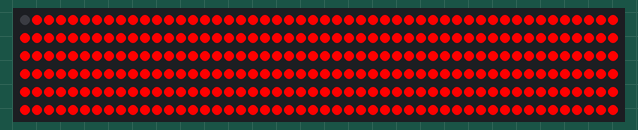
A sketch run on a simulated Arduino Uno, built with avr-gcc and run on an emulated ATmega328P. Parts: 300 RGB LEDs in strip order, left to right, continuing on the next row. Random numbers use the default seed unless the sketch sets one.

Above: at 0.19 s.

The sketch:

sketch_may6a.ino
```cpp
#include <Adafruit_NeoPixel.h>

#define PIN        9
#define NUMPIXELS_PER_STRIP 60
#define NUM_STRIPS 5
#define TOTAL_NUMPIXELS (NUMPIXELS_PER_STRIP * NUM_STRIPS)

Adafruit_NeoPixel strip(TOTAL_NUMPIXELS, PIN, NEO_GRB + NEO_KHZ800);

int g[NUM_STRIPS] = {0}; // Variables for each strip
int y[NUM_STRIPS] = {0}; // Target values for each strip
int x[NUM_STRIPS] = {0}; // Random decrement for each strip
int z[NUM_STRIPS] = {0}; // Random increment for each strip
bool red[NUM_STRIPS] = {false}; // Red state for each strip
unsigned long temp[NUM_STRIPS] = {0}; // Temporal variables for each strip

unsigned long previousMillis[NUM_STRIPS] = {0}; // Store previous millis for each strip
unsigned long interval[NUM_STRIPS] = {0}; // Interval for each strip

void setup() {
  strip.begin();
  strip.show();
}

void loop() {
  unsigned long currentMillis = millis();

  for (int i = 0; i < NUM_STRIPS; i++) {
    // Code for each strip
    if (g[i] < 2 && !red[i]) {
      strip.fill(strip.Color(255, 0, 0), i * NUMPIXELS_PER_STRIP + 1,(i+1) * NUMPIXELS_PER_STRIP);
      strip.show();
      temp[i] = currentMillis;
      red[i] = true;
    }

    if (currentMillis - temp[i] > interval[i] && g[i] > y[i] - 2 && g[i] < y[i] + 2) {
      int r = random(2);
      if (r == 0) {
        y[i] = random(91);
        z[i] = random(1, 4);
        x[i] = random(1, 4);
      } else {
        y[i] = 0;
        z[i] = random(1, 4);
        x[i] = random(1, 4);
        red[i] = false;
      }
      interval[i] = random(2000);
      previousMillis[i] = currentMillis;
    } else if (g[i] < y[i]) {
      g[i] += z[i];
      g[i] = constrain(g[i], 0, 90);
    } else if (g[i] > y[i]) {
      g[i] -= x[i];
      g[i] = constrain(g[i], 0, 90);
    }

    strip.fill(strip.Color(255, g[i] / 3, 0), i * NUMPIXELS_PER_STRIP + 1, (i+1) *NUMPIXELS_PER_STRIP );
  }
  strip.show();
  delay(10);
}
```
